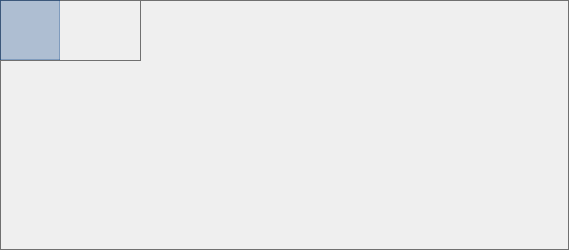
<?xml version="1.0" encoding="UTF-8"?>
<ui version="4.0">
 <class>VisaoGeralWidget</class>
 <widget class="QWidget" name="VisaoGeralWidget">
  <property name="windowModality">
   <enum>Qt::NonModal</enum>
  </property>
  <property name="geometry">
   <rect>
    <x>0</x>
    <y>0</y>
    <width>569</width>
    <height>250</height>
   </rect>
  </property>
  <property name="sizePolicy">
   <sizepolicy hsizetype="Expanding" vsizetype="Expanding">
    <horstretch>0</horstretch>
    <verstretch>0</verstretch>
   </sizepolicy>
  </property>
  <property name="minimumSize">
   <size>
    <width>0</width>
    <height>0</height>
   </size>
  </property>
  <property name="maximumSize">
   <size>
    <width>16777215</width>
    <height>16777215</height>
   </size>
  </property>
  <property name="mouseTracking">
   <bool>true</bool>
  </property>
  <property name="contextMenuPolicy">
   <enum>Qt::ActionsContextMenu</enum>
  </property>
  <property name="windowTitle">
   <string>Model overview</string>
  </property>
  <property name="windowIcon">
   <iconset resource="../res/resources.qrc">
    <normaloff>:/icones/icones/pgsqlModeler48x48.png</normaloff>:/icones/icones/pgsqlModeler48x48.png</iconset>
  </property>
  <property name="windowOpacity">
   <double>1.000000000000000</double>
  </property>
  <property name="autoFillBackground">
   <bool>false</bool>
  </property>
  <property name="styleSheet">
   <string notr="true">border: 1px solid #707070;</string>
  </property>
  <layout class="QGridLayout" name="gridLayout">
   <property name="margin">
    <number>0</number>
   </property>
   <property name="spacing">
    <number>0</number>
   </property>
   <item row="0" column="0">
    <widget class="QFrame" name="frame">
     <property name="sizePolicy">
      <sizepolicy hsizetype="Expanding" vsizetype="Expanding">
       <horstretch>0</horstretch>
       <verstretch>0</verstretch>
      </sizepolicy>
     </property>
     <property name="minimumSize">
      <size>
       <width>0</width>
       <height>0</height>
      </size>
     </property>
     <property name="maximumSize">
      <size>
       <width>16777215</width>
       <height>16777215</height>
      </size>
     </property>
     <property name="mouseTracking">
      <bool>true</bool>
     </property>
     <property name="autoFillBackground">
      <bool>false</bool>
     </property>
     <property name="styleSheet">
      <string notr="true"/>
     </property>
     <property name="frameShape">
      <enum>QFrame::Box</enum>
     </property>
     <property name="frameShadow">
      <enum>QFrame::Plain</enum>
     </property>
     <property name="lineWidth">
      <number>1</number>
     </property>
     <property name="midLineWidth">
      <number>0</number>
     </property>
     <widget class="QFrame" name="janela_frm">
      <property name="geometry">
       <rect>
        <x>0</x>
        <y>0</y>
        <width>60</width>
        <height>60</height>
       </rect>
      </property>
      <property name="maximumSize">
       <size>
        <width>16777215</width>
        <height>16777215</height>
       </size>
      </property>
      <property name="cursor">
       <cursorShape>ArrowCursor</cursorShape>
      </property>
      <property name="contextMenuPolicy">
       <enum>Qt::NoContextMenu</enum>
      </property>
      <property name="styleSheet">
       <string notr="true">border-color:rgba(2, 61, 134,70); background-color: rgba(2, 61, 134,70);</string>
      </property>
      <property name="frameShape">
       <enum>QFrame::StyledPanel</enum>
      </property>
      <property name="lineWidth">
       <number>2</number>
      </property>
      <property name="midLineWidth">
       <number>0</number>
      </property>
     </widget>
     <widget class="QLabel" name="label">
      <property name="geometry">
       <rect>
        <x>0</x>
        <y>0</y>
        <width>141</width>
        <height>61</height>
       </rect>
      </property>
      <property name="styleSheet">
       <string notr="true"/>
      </property>
      <property name="text">
       <string/>
      </property>
     </widget>
     <zorder>label</zorder>
     <zorder>janela_frm</zorder>
    </widget>
   </item>
  </layout>
 </widget>
 <resources>
  <include location="../res/resources.qrc"/>
 </resources>
 <connections/>
</ui>
